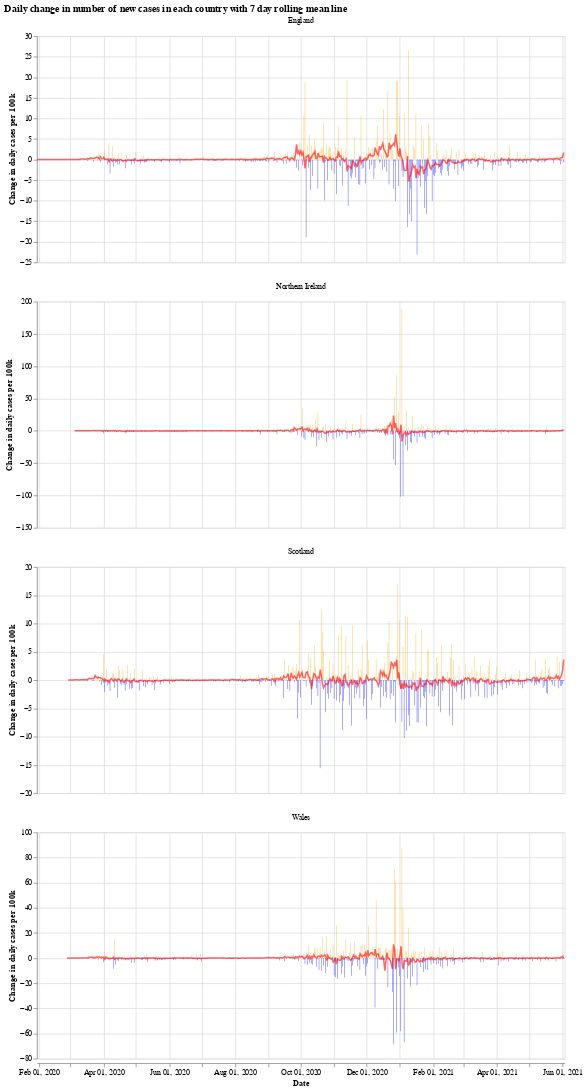

Notebook code for this chart:
### Markdown cell above
We will use the Python library `Altair` for visualising the data, see the [altair docs](https://altair-viz.github.io/) for more information.

First we have a graph which shows the daily change in the number of new cases for each country. This number jumps up and down all over the place, which is likely due to delay in reporting of new cases over the weekend. Another interesting thing is that it looks like the daily cases in Wales experienced a much shorter period of calm over the summer (calm in the sense of daily cases not jumping up and down).

The orange bars are days when the number of new cases (per 100k population) was more than the previous day, while the blue are days when the number of new cases dropped. The red line is the 7 day moving average. 

When the moving average line is below 0, it means that there is a consistent drop in new cases. We can see this clearly happening around the times that lockdowns were introduced (though, to varying degrees). I will update the graphs soon with a marker of when each lockdown started.

### Code cell
# collapse
import altair as alt

bars = alt.Chart(uk_cases).mark_bar().encode(
    x=alt.X("yearmonthdate(date):T", axis=alt.Axis(title='Date')),
    y=alt.Y("casesChangeRate:Q", axis=alt.Axis(title='Change in daily cases per 100k')),
    tooltip='casesChange',
    color=alt.condition(
        alt.datum.casesChangeRate > 0,
        alt.value("orange"),  # The positive color
        alt.value("blue")  # The negative color
    )
).properties(title='Daily change in number of new cases with 7 day rolling mean',width=700).interactive()

line = alt.Chart(uk_cases).mark_line(
    color='red',
    size=2,
    opacity=0.6
).transform_window(
    rolling_mean='mean(casesChangeRate)',
    frame=[0, 7],
    groupby=['areaName']
).encode(
    x='yearmonthdate(date):T',
    y='rolling_mean:Q'
)

alt.layer(bars, line, data=uk_cases).facet(alt.Column(
    'areaName', title=''), columns=1).resolve_scale(y='independent').properties(title='Daily change in number of new cases in each country with 7 day rolling mean line')

### Figure 1 — Vega-Lite specification as saved in the notebook (floating-point values rounded to 4 significant figures; data arrays with more than 128 entries replaced by an {"elided": "..."} marker saying what was removed)
{"config": {"view": {"continuousWidth": 400, "continuousHeight": 300}}, "data": {"name": "data-1635b6014aecd8e6a4bc21d071d1f417"}, "facet": {"type": "nominal", "field": "areaName", "title": ""}, "spec": {"layer": [{"mark": "bar", "encoding": {"color": {"condition": {"value": "orange", "test": "(datum.casesChangeRate > 0)"}, "value": "blue"}, "tooltip": {"type": "quantitative", "field": "casesChange"}, "x": {"type": "temporal", "axis": {"title": "Date"}, "field": "date", "timeUnit": "yearmonthdate"}, "y": {"type": "quantitative", "axis": {"title": "Change in daily cases per 100k"}, "field": "casesChangeRate"}}, "selection": {"selector001": {"type": "interval", "bind": "scales", "encodings": ["x", "y"]}}, "title": "Daily change in number of new cases with 7 day rolling mean", "width": 700}, {"mark": {"type": "line", "color": "red", "opacity": 0.6, "size": 2}, "encoding": {"x": {"type": "temporal", "field": "date", "timeUnit": "yearmonthdate"}, "y": {"type": "quantitative", "field": "rolling_mean"}}, "transform": [{"window": [{"op": "mean", "field": "casesChangeRate", "as": "rolling_mean"}], "frame": [0, 7], "groupby": ["areaName"]}]}]}, "columns": 1, "resolve": {"scale": {"y": "independent"}}, "title": "Daily change in number of new cases in each country with 7 day rolling mean line", "$schema": "https://vega.github.io/schema/vega-lite/v4.8.1.json", "datasets": {"data-1635b6014aecd8e6a4bc21d071d1f417": {"elided": "1868 records"}}}
